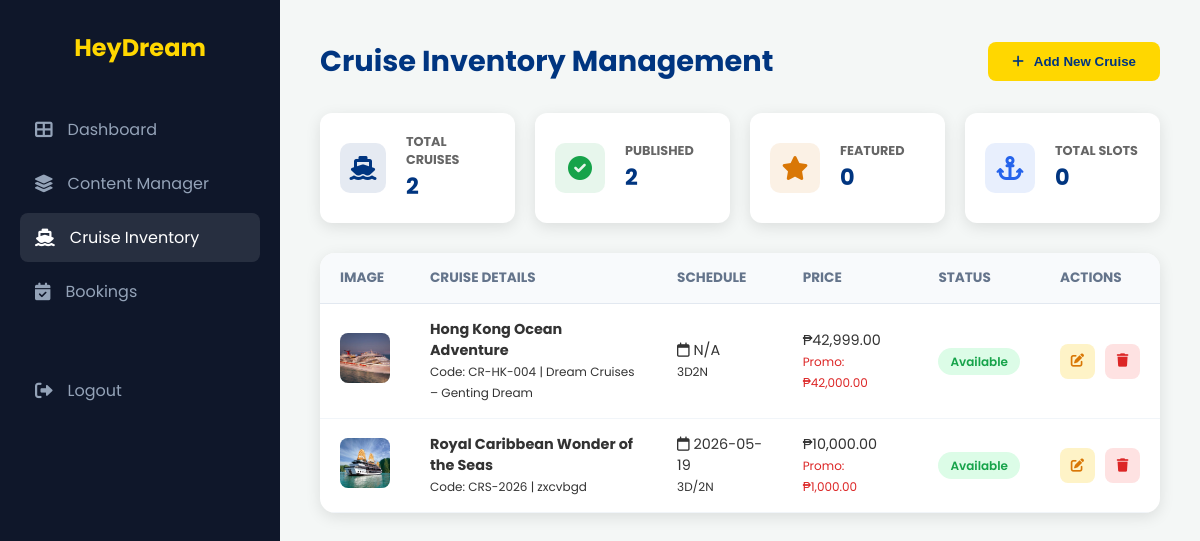
The app's page /admin/cruise-manager.php (signed in) with its own data.
### tables this page shows
CREATE TABLE `cruises` (
  `id` int(11) NOT NULL,
  `cruise_code` varchar(50) DEFAULT NULL,
  `title` varchar(200) NOT NULL,
  `short_description` text DEFAULT NULL,
  `full_description` text DEFAULT NULL,
  `duration` varchar(100) DEFAULT NULL,
  `featured_image` varchar(500) DEFAULT NULL,
  `gallery` text DEFAULT NULL,
  `departure_port` varchar(200) DEFAULT NULL,
  `destinations` text DEFAULT NULL,
  `route` text DEFAULT NULL,
  `ship_name` varchar(200) DEFAULT NULL,
  `cruise_line` varchar(200) DEFAULT NULL,
  `room_types` text DEFAULT NULL,
  `amenities` text DEFAULT NULL,
  `itinerary` text DEFAULT NULL,
  `ship_description` text DEFAULT NULL,
  `base_price` decimal(15,2) DEFAULT 0.00,
  `price_per_person` decimal(15,2) DEFAULT 0.00,
  `promo_price` decimal(15,2) DEFAULT 0.00,
  `inclusions` text DEFAULT NULL,
  `exclusions` text DEFAULT NULL,
  `departure_date` date DEFAULT NULL,
  `return_date` date DEFAULT NULL,
  `booking_deadline` date DEFAULT NULL,
  `available_slots` int(11) DEFAULT 0,
  `status` enum('Available','Full','Cancelled') DEFAULT 'Available',
  `required_documents` text DEFAULT NULL,
  `travel_requirements` text DEFAULT NULL,
  `health_requirements` text DEFAULT NULL,
  `cancellation_policy` text DEFAULT NULL,
  `refund_policy` text DEFAULT NULL,
  `terms_conditions` text DEFAULT NULL,
  `category` varchar(100) DEFAULT NULL,
  `destination_type` varchar(100) DEFAULT NULL,
  `tags` text DEFAULT NULL,
  `highlights` text DEFAULT NULL,
  `promo_text` text DEFAULT NULL,
  `rating` decimal(2,1) DEFAULT 0.0,
  `feedback_count` int(11) DEFAULT 0,
  `is_published` tinyint(4) DEFAULT 1,
  `is_featured` tinyint(4) DEFAULT 0,
  `created_at` timestamp NOT NULL DEFAULT current_timestamp(),
  `updated_at` timestamp NOT NULL DEFAULT current_timestamp() ON UPDATE current_timestamp(),
  `partner_id` int(11) DEFAULT NULL,
  `partner_company` varchar(255) DEFAULT NULL
);

### admin/cruise-manager.php (the view, shortened to what this page needs)
<?php
require_once __DIR__ . '/../config/database.php';
$cruises = $pdo->query("SELECT * FROM cruises ORDER BY created_at DESC")->fetchAll();
?>
<!DOCTYPE html>
<html lang="en">
<head>
    <link rel="stylesheet" href="https://cdnjs.cloudflare.com/ajax/libs/font-awesome/6.0.0-beta3/css/all.min.css">
</head>
<body>
    <div class="admin-wrapper">
        <div class="sidebar">
            <h2>HeyDream</h2>
            <a href="dashboard.php" class="nav-item">
                <i class="fas fa-th-large"></i> <span>Dashboard</span>
            </a>
            <a href="content-manager.php" class="nav-item">
                <i class="fas fa-layer-group"></i> <span>Content Manager</span>
            </a>
            <a href="cruise-manager.php" class="nav-item active">
                <i class="fas fa-ship"></i> <span>Cruise Inventory</span>
            </a>
            <a href="bookings.php" class="nav-item">
                <i class="fas fa-calendar-check"></i> <span>Bookings</span>
            </a>
            <a href="logout.php" class="nav-item" style="margin-top: 50px;">
                <i class="fas fa-sign-out-alt"></i> <span>Logout</span>
            </a>
        </div>
        <div class="main-content">
            <div class="header">
                <h1>Cruise Inventory Management</h1>
                <button class="add-btn" onclick="openModal()">
                    <i class="fas fa-plus"></i> Add New Cruise
                </button>
            </div>
            <div class="stats-grid">
                <div class="stat-card">
                    <div class="stat-icon"><i class="fas fa-ship"></i></div>
                    <div class="stat-info">
                        <h3>Total Cruises</h3>
                        <p><?= count($cruises) ?></p>
                    </div>
                </div>
                <div class="stat-card">
                    <div class="stat-icon" style="color: #16a34a; background: rgba(22,163,74,0.1);"><i
                            class="fas fa-check-circle"></i></div>
                    <div class="stat-info">
                        <h3>Published</h3>
                        <p><?= count(array_filter($cruises, function ($c) {
                            return $c['is_published'];
                        })) ?></p>
                    </div>
                </div>
                <div class="stat-card">
                    <div class="stat-icon" style="color: #d97706; background: rgba(217,119,6,0.1);"><i
                            class="fas fa-star"></i></div>
                    <div class="stat-info">
                        <h3>Featured</h3>
                        <p><?= count(array_filter($cruises, function ($c) {
                            return $c['is_featured'];
                        })) ?></p>
                    </div>
                </div>
                <div class="stat-card">
                    <div class="stat-icon" style="color: #2563eb; background: rgba(37,99,235,0.1);"><i
                            class="fas fa-anchor"></i></div>
                    <div class="stat-info">
                        <h3>Total Slots</h3>
                        <p><?= array_sum(array_column($cruises, 'available_slots')) ?></p>
                    </div>
                </div>
            </div>
            <div class="card">
                <div class="table-responsive">
                    <table>
                        <thead>
                            <tr>
                                <th>Image</th>
                                <th>Cruise Details</th>
                                <th>Schedule</th>
                                <th>Price</th>
                                <th>Status</th>
                                <th>Actions</th>
                            </tr>
                        </thead>
                        <tbody>
                            <?php foreach ($cruises as $cruise): ?>
                                <tr>
                                    <td>
                                        <img src="../<?= $cruise['featured_image'] ?: 'assets/img/placeholder.jpg' ?>"
                                            class="cruise-img">
                                    </td>
                                    <td>
                                        <strong><?= htmlspecialchars($cruise['title']) ?></strong><br>
                                        <small class="text-muted">Code: <?= htmlspecialchars($cruise['cruise_code']) ?> |
                                            <?= htmlspecialchars($cruise['ship_name']) ?></small>
                                    </td>
                                    <td>
                                        <i class="far fa-calendar"></i> <?= $cruise['departure_date'] ?: 'N/A' ?><br>
                                        <small><?= htmlspecialchars($cruise['duration']) ?></small>
                                    </td>
                                    <td>
                                        ₱<?= number_format($cruise['base_price'], 2) ?><br>
                                        <?php if ($cruise['promo_price'] > 0): ?>
                                            <small style="color: #dc2626;">Promo:
                                                ₱<?= number_format($cruise['promo_price'], 2) ?></small>
                                        <?php endif; ?>
                                    </td>
                                    <td>
                                        <span class="status-badge status-<?= strtolower($cruise['status']) ?>">
                                            <?= $cruise['status'] ?>
                                        </span>
                                    </td>
                                    <td>
                                        <div class="actions">
                                            <button class="action-btn edit-btn" onclick="editCruise(<?= $cruise['id'] ?>)">
                                                <i class="fas fa-edit"></i>
                                            </button>
                                            <button class="action-btn delete-btn"
                                                onclick="deleteCruise(<?= $cruise['id'] ?>, '<?= addslashes($cruise['title']) ?>')">
                                                <i class="fas fa-trash"></i>
                                            </button>
                                        </div>
                                    </td>
                                </tr>
                            <?php endforeach; ?>
                        </tbody>
                    </table>
                </div>
            </div>
        </div>
    </div>
</body>
</html>

### admin/cruise-manager.php (style rules this page uses)
:root { --primary: #003580; --accent: #ffd700; --bg: #f4f7f6; --text: #333; --white: #ffffff; --shadow: 0 4px 15px rgba(0, 0, 0, 0.1); }
* { margin: 0; padding: 0; box-sizing: border-box; }
body { font-family: 'Poppins', sans-serif; background: var(--bg); color: var(--text); }
.admin-wrapper { display: flex; min-height: 100vh; }
.sidebar { width: 280px; background: #0f172a; color: white; padding: 30px 20px; position: fixed; height: 100vh; }
.sidebar h2 { font-size: 1.5rem; margin-bottom: 40px; color: var(--accent); text-align: center; }
.nav-item { display: flex; align-items: center; padding: 12px 15px; color: #94a3b8; text-decoration: none; border-radius: 8px; margin-bottom: 5px; transition: 0.3s; }
.nav-item:hover, .nav-item.active { background: rgba(255, 255, 255, 0.1); color: white; }
.nav-item i { margin-right: 15px; font-size: 1.1rem; }
.main-content { margin-left: 280px; flex: 1; padding: 40px; }
.header { display: flex; justify-content: space-between; align-items: center; margin-bottom: 30px; }
.header h1 { font-size: 1.8rem; color: var(--primary); }
.add-btn { background: var(--accent); color: var(--primary); border: none; padding: 12px 24px; border-radius: 8px; font-weight: 600; cursor: pointer; display: flex; align-items: center; gap: 10px; transition: 0.3s; }
.stats-grid { display: grid; grid-template-columns: repeat(4, 1fr); gap: 20px; margin-bottom: 30px; }
.stat-card { background: white; padding: 20px; border-radius: 12px; box-shadow: var(--shadow); display: flex; align-items: center; gap: 20px; }
.stat-icon { width: 50px; height: 50px; border-radius: 10px; background: rgba(0, 53, 128, 0.1); display: flex; align-items: center; justify-content: center; color: var(--primary); font-size: 1.5rem; }
.stat-info h3 { font-size: 0.8rem; color: #666; text-transform: uppercase; }
.stat-info p { font-size: 1.4rem; font-weight: 700; color: var(--primary); }
.card { background: white; border-radius: 15px; box-shadow: var(--shadow); overflow: hidden; }
.table-responsive { width: 100%; overflow-x: auto; }
table { width: 100%; border-collapse: collapse; }
th { background: #f8fafc; text-align: left; padding: 15px 20px; font-size: 0.85rem; text-transform: uppercase; color: #64748b; border-bottom: 1px solid #e2e8f0; }
td { padding: 15px 20px; border-bottom: 1px solid #f1f5f9; font-size: 0.9rem; }
.cruise-img { width: 50px; height: 50px; border-radius: 8px; object-fit: cover; }
.status-badge { padding: 5px 12px; border-radius: 20px; font-size: 0.75rem; font-weight: 600; }
.status-available { background: #dcfce7; color: #16a34a; }
.actions { display: flex; gap: 10px; }
.action-btn { width: 35px; height: 35px; border-radius: 8px; border: none; cursor: pointer; display: flex; align-items: center; justify-content: center; transition: 0.3s; }
.edit-btn { background: #fef3c7; color: #d97706; }
.delete-btn { background: #fee2e2; color: #dc2626; }

### records on screen
cruises: is_featured "0", featured_image (picture), title "Hong Kong Ocean Adventure", cruise_code "CR-HK-004", ship_name "Dream Cruises – Genting Dream", departure_date "N/A", duration "3D2N", base_price "42,999.00", promo_price "42,000.00", status "Available"
cruises: featured_image (picture), title "Royal Caribbean Wonder of the Seas", cruise_code "CRS-2026", ship_name "zxcvbgd", departure_date "2026-05-19", duration "3D/2N", base_price "10,000.00", promo_price "1,000.00", status "Available"

### other values on screen
count($cruises) "2"
array_sum(array_column($cruises, 'available_slots')) "0"
